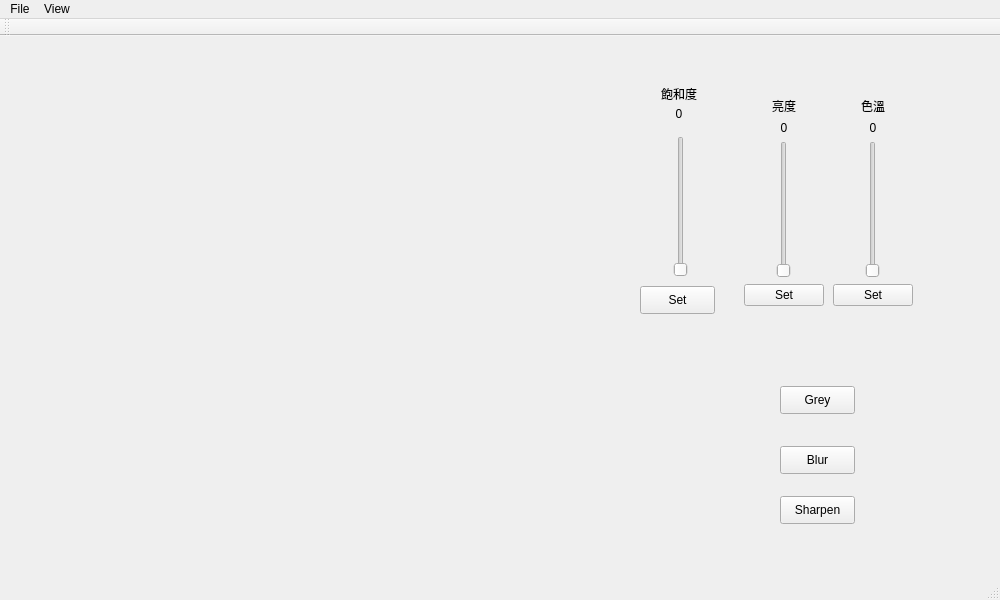
<?xml version="1.0" encoding="UTF-8"?>
<ui version="4.0">
 <class>MainWindow</class>
 <widget class="QMainWindow" name="MainWindow">
  <property name="geometry">
   <rect>
    <x>0</x>
    <y>0</y>
    <width>1000</width>
    <height>600</height>
   </rect>
  </property>
  <property name="windowTitle">
   <string>MainWindow</string>
  </property>
  <widget class="QWidget" name="centralWidget">
   <widget class="QLabel" name="label">
    <property name="geometry">
     <rect>
      <x>10</x>
      <y>20</y>
      <width>611</width>
      <height>550</height>
     </rect>
    </property>
    <property name="text">
     <string/>
    </property>
   </widget>
   <widget class="QPushButton" name="greybtn">
    <property name="geometry">
     <rect>
      <x>780</x>
      <y>350</y>
      <width>75</width>
      <height>28</height>
     </rect>
    </property>
    <property name="text">
     <string>Grey</string>
    </property>
   </widget>
   <widget class="QWidget" name="horizontalLayoutWidget">
    <property name="geometry">
     <rect>
      <x>730</x>
      <y>50</y>
      <width>199</width>
      <height>231</height>
     </rect>
    </property>
    <layout class="QHBoxLayout" name="horizontalLayout">
     <item>
      <layout class="QVBoxLayout" name="verticalLayout_2">
       <item>
        <widget class="QLabel" name="txtlabel_brightness">
         <property name="sizePolicy">
          <sizepolicy hsizetype="Minimum" vsizetype="Preferred">
           <horstretch>0</horstretch>
           <verstretch>0</verstretch>
          </sizepolicy>
         </property>
         <property name="text">
          <string>亮度</string>
         </property>
         <property name="alignment">
          <set>Qt::AlignCenter</set>
         </property>
        </widget>
       </item>
       <item>
        <widget class="QLabel" name="sliderlabel">
         <property name="sizePolicy">
          <sizepolicy hsizetype="Minimum" vsizetype="Preferred">
           <horstretch>0</horstretch>
           <verstretch>0</verstretch>
          </sizepolicy>
         </property>
         <property name="text">
          <string>0</string>
         </property>
         <property name="alignment">
          <set>Qt::AlignCenter</set>
         </property>
        </widget>
       </item>
       <item>
        <layout class="QHBoxLayout" name="horizontalLayout_2">
         <item>
          <widget class="QSlider" name="BrightnessSlider">
           <property name="sizePolicy">
            <sizepolicy hsizetype="Fixed" vsizetype="MinimumExpanding">
             <horstretch>0</horstretch>
             <verstretch>0</verstretch>
            </sizepolicy>
           </property>
           <property name="orientation">
            <enum>Qt::Vertical</enum>
           </property>
          </widget>
         </item>
        </layout>
       </item>
       <item>
        <widget class="QPushButton" name="brightnessset_btn">
         <property name="sizePolicy">
          <sizepolicy hsizetype="Maximum" vsizetype="Fixed">
           <horstretch>0</horstretch>
           <verstretch>0</verstretch>
          </sizepolicy>
         </property>
         <property name="text">
          <string>Set</string>
         </property>
        </widget>
       </item>
      </layout>
     </item>
     <item>
      <layout class="QVBoxLayout" name="verticalLayout">
       <item>
        <widget class="QLabel" name="txtlabel_temperature">
         <property name="text">
          <string>色溫</string>
         </property>
         <property name="alignment">
          <set>Qt::AlignCenter</set>
         </property>
        </widget>
       </item>
       <item>
        <widget class="QLabel" name="sliderlabel_warm">
         <property name="text">
          <string>0</string>
         </property>
         <property name="alignment">
          <set>Qt::AlignCenter</set>
         </property>
        </widget>
       </item>
       <item>
        <layout class="QHBoxLayout" name="horizontalLayout_3">
         <item>
          <widget class="QSlider" name="warmSlider">
           <property name="orientation">
            <enum>Qt::Vertical</enum>
           </property>
          </widget>
         </item>
        </layout>
       </item>
       <item>
        <widget class="QPushButton" name="warmset_btn">
         <property name="sizePolicy">
          <sizepolicy hsizetype="Maximum" vsizetype="Fixed">
           <horstretch>0</horstretch>
           <verstretch>0</verstretch>
          </sizepolicy>
         </property>
         <property name="text">
          <string>Set</string>
         </property>
        </widget>
       </item>
      </layout>
     </item>
    </layout>
   </widget>
   <widget class="QPushButton" name="saturation_btn">
    <property name="geometry">
     <rect>
      <x>640</x>
      <y>250</y>
      <width>75</width>
      <height>28</height>
     </rect>
    </property>
    <property name="text">
     <string>Set</string>
    </property>
   </widget>
   <widget class="QPushButton" name="blur">
    <property name="geometry">
     <rect>
      <x>780</x>
      <y>410</y>
      <width>75</width>
      <height>28</height>
     </rect>
    </property>
    <property name="text">
     <string>Blur</string>
    </property>
   </widget>
   <widget class="QPushButton" name="Sharpen">
    <property name="geometry">
     <rect>
      <x>780</x>
      <y>460</y>
      <width>75</width>
      <height>28</height>
     </rect>
    </property>
    <property name="text">
     <string>Sharpen</string>
    </property>
   </widget>
   <widget class="QLabel" name="label_2">
    <property name="geometry">
     <rect>
      <x>650</x>
      <y>50</y>
      <width>58</width>
      <height>15</height>
     </rect>
    </property>
    <property name="text">
     <string>飽和度</string>
    </property>
    <property name="alignment">
     <set>Qt::AlignCenter</set>
    </property>
   </widget>
   <widget class="QLabel" name="sliderlabel_saturation">
    <property name="geometry">
     <rect>
      <x>650</x>
      <y>70</y>
      <width>58</width>
      <height>15</height>
     </rect>
    </property>
    <property name="text">
     <string>0</string>
    </property>
    <property name="alignment">
     <set>Qt::AlignCenter</set>
    </property>
   </widget>
   <widget class="QSlider" name="saturation_slider">
    <property name="geometry">
     <rect>
      <x>670</x>
      <y>100</y>
      <width>21</width>
      <height>141</height>
     </rect>
    </property>
    <property name="orientation">
     <enum>Qt::Vertical</enum>
    </property>
   </widget>
  </widget>
  <widget class="QMenuBar" name="menuBar">
   <property name="geometry">
    <rect>
     <x>0</x>
     <y>0</y>
     <width>1000</width>
     <height>25</height>
    </rect>
   </property>
   <widget class="QMenu" name="menuOpen">
    <property name="title">
     <string>File</string>
    </property>
    <addaction name="actionOpen_File"/>
    <addaction name="actionSave_File"/>
    <addaction name="actionExit"/>
   </widget>
   <widget class="QMenu" name="menuView">
    <property name="title">
     <string>View</string>
    </property>
    <addaction name="actionUndo"/>
    <addaction name="actionRedo"/>
   </widget>
   <addaction name="menuOpen"/>
   <addaction name="menuView"/>
  </widget>
  <widget class="QToolBar" name="mainToolBar">
   <attribute name="toolBarArea">
    <enum>TopToolBarArea</enum>
   </attribute>
   <attribute name="toolBarBreak">
    <bool>false</bool>
   </attribute>
  </widget>
  <widget class="QStatusBar" name="statusBar"/>
  <action name="actionOpen_File">
   <property name="text">
    <string>Open File</string>
   </property>
  </action>
  <action name="actionSave_File">
   <property name="text">
    <string>Save File</string>
   </property>
  </action>
  <action name="actionExit">
   <property name="text">
    <string>Exit</string>
   </property>
  </action>
  <action name="actionUndo">
   <property name="text">
    <string>Undo</string>
   </property>
  </action>
  <action name="actionRedo">
   <property name="text">
    <string>Redo</string>
   </property>
  </action>
 </widget>
 <layoutdefault spacing="6" margin="11"/>
 <resources/>
 <connections>
  <connection>
   <sender>actionExit</sender>
   <signal>triggered()</signal>
   <receiver>MainWindow</receiver>
   <slot>close()</slot>
   <hints>
    <hint type="sourcelabel">
     <x>-1</x>
     <y>-1</y>
    </hint>
    <hint type="destinationlabel">
     <x>399</x>
     <y>299</y>
    </hint>
   </hints>
  </connection>
 </connections>
</ui>
